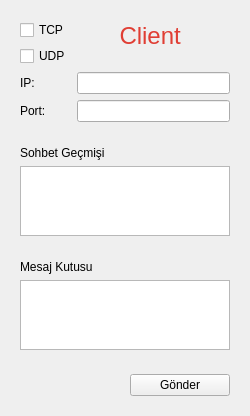
<?xml version="1.0" encoding="UTF-8"?>
<ui version="4.0">
 <class>Client</class>
 <widget class="QWidget" name="Client">
  <property name="geometry">
   <rect>
    <x>0</x>
    <y>0</y>
    <width>250</width>
    <height>406</height>
   </rect>
  </property>
  <property name="windowTitle">
   <string>Form</string>
  </property>
  <layout class="QVBoxLayout" name="verticalLayout_3">
   <item>
    <widget class="QWidget" name="widget" native="true">
     <layout class="QGridLayout" name="gridLayout">
      <item row="3" column="0">
       <widget class="QLabel" name="label">
        <property name="text">
         <string>IP:</string>
        </property>
       </widget>
      </item>
      <item row="4" column="0">
       <widget class="QLabel" name="label_2">
        <property name="text">
         <string>Port:</string>
        </property>
       </widget>
      </item>
      <item row="4" column="1">
       <widget class="QLineEdit" name="port">
        <property name="text">
         <string/>
        </property>
       </widget>
      </item>
      <item row="3" column="1">
       <widget class="QLineEdit" name="ip"/>
      </item>
      <item row="0" column="1" rowspan="2">
       <widget class="QLabel" name="label_5">
        <property name="text">
         <string>&lt;html&gt;&lt;head/&gt;&lt;body&gt;&lt;p align=&quot;center&quot;&gt;&lt;span style=&quot; font-size:18pt; color:#e03e34;&quot;&gt;Client &lt;/span&gt;&lt;/p&gt;&lt;/body&gt;&lt;/html&gt;</string>
        </property>
       </widget>
      </item>
      <item row="0" column="0">
       <widget class="QCheckBox" name="TCPcheckBox">
        <property name="text">
         <string>TCP</string>
        </property>
       </widget>
      </item>
      <item row="1" column="0" rowspan="2">
       <widget class="QCheckBox" name="UDPcheckBox">
        <property name="text">
         <string>UDP</string>
        </property>
       </widget>
      </item>
     </layout>
    </widget>
   </item>
   <item>
    <widget class="QWidget" name="widget_2" native="true">
     <layout class="QVBoxLayout" name="verticalLayout">
      <item>
       <widget class="QLabel" name="label_3">
        <property name="text">
         <string>Sohbet Geçmişi</string>
        </property>
       </widget>
      </item>
      <item>
       <widget class="QTextBrowser" name="record"/>
      </item>
     </layout>
    </widget>
   </item>
   <item>
    <widget class="QWidget" name="widget_3" native="true">
     <layout class="QVBoxLayout" name="verticalLayout_2">
      <item>
       <widget class="QLabel" name="label_4">
        <property name="text">
         <string>Mesaj Kutusu</string>
        </property>
       </widget>
      </item>
      <item>
       <widget class="QTextEdit" name="msgEdit"/>
      </item>
     </layout>
    </widget>
   </item>
   <item>
    <widget class="QWidget" name="widget_4" native="true">
     <layout class="QHBoxLayout" name="horizontalLayout">
      <item>
       <spacer name="horizontalSpacer">
        <property name="orientation">
         <enum>Qt::Horizontal</enum>
        </property>
        <property name="sizeHint" stdset="0">
         <size>
          <width>220</width>
          <height>20</height>
         </size>
        </property>
       </spacer>
      </item>
      <item>
       <widget class="QPushButton" name="sendBtn">
        <property name="minimumSize">
         <size>
          <width>100</width>
          <height>0</height>
         </size>
        </property>
        <property name="text">
         <string>Gönder</string>
        </property>
       </widget>
      </item>
     </layout>
    </widget>
   </item>
  </layout>
 </widget>
 <resources/>
 <connections/>
</ui>
